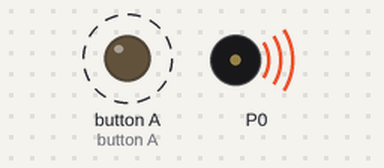
Bench run of a program on a simulated BBC micro:bit (MakeCode). Shown: output pins drawn as LEDs (lit = HIGH), buzzer (waves = sounding). Dashed ring = blinking.

Above: at 0.2 s.
At 1.78 s:
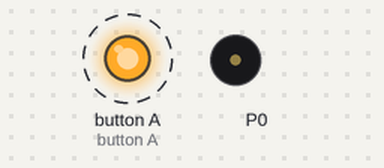
Timing chart, 0 to 3.0 s (numbered marks = the images above):
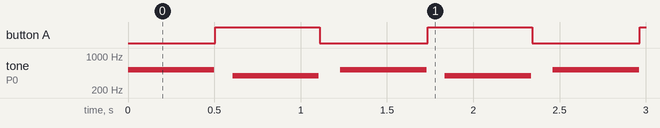

The program:

main.ts
```typescript
basic.forever(function () {
    music.playTone(523, music.beat(BeatFraction.Whole))
    pins.digitalWritePin(DigitalPin.P5, 1)
    basic.pause(100)
    music.playTone(392, music.beat(BeatFraction.Whole))
    pins.digitalWritePin(DigitalPin.P5, 0)
    basic.pause(100)
})
```

test.ts
```typescript
// 테스트는 여기로 이동합니다; 이 패키지가 확장으로 사용될 때 컴파일되지 않을 것 입니다.
```

Measured:
- by itself, button A: alternates HIGH for 0.61 s and LOW for 0.63 s
- by itself, tone on P0: repeats every 1.2 s: silent 0.11 s, 392 Hz 0.50 s, silent 0.13 s, 523 Hz 0.50 s
